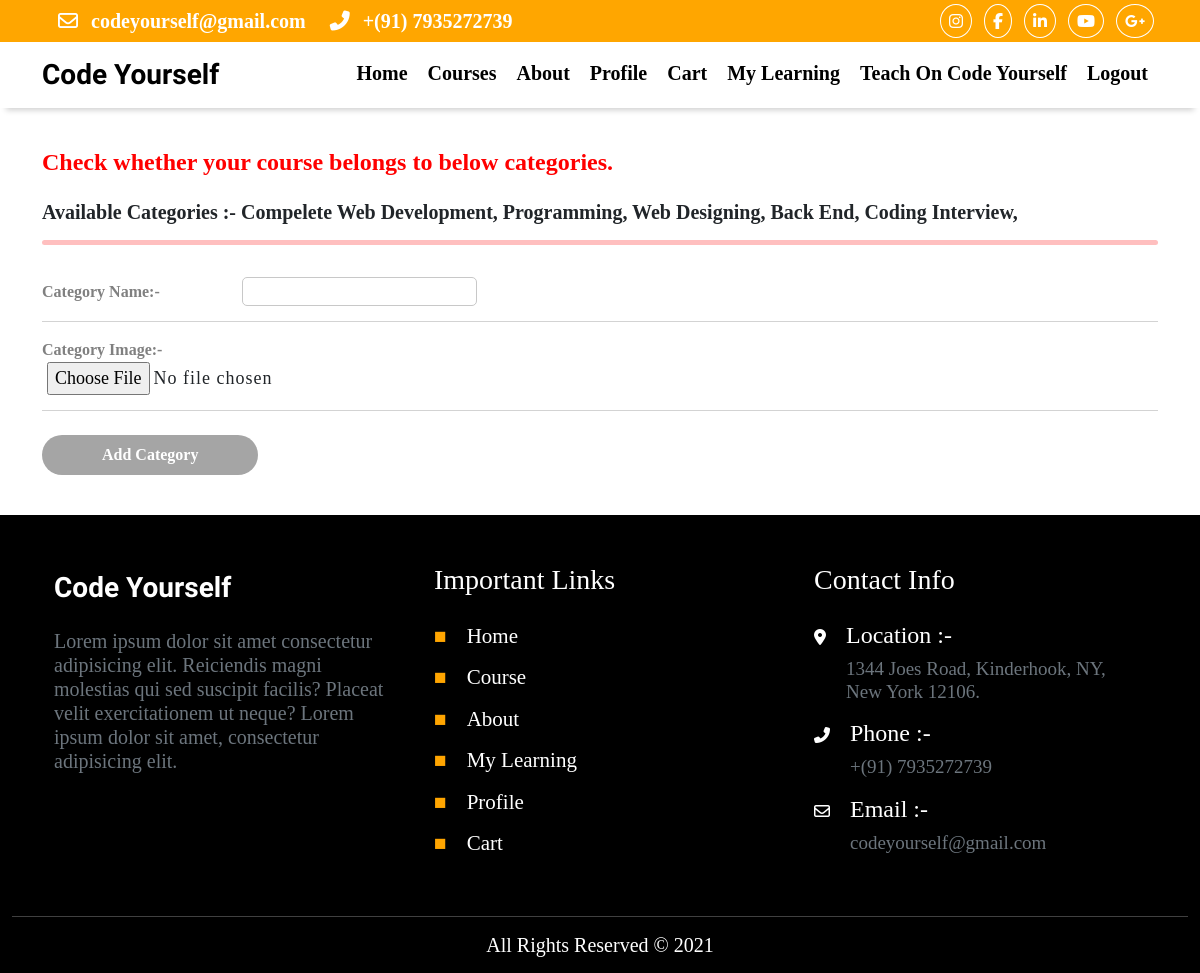
/instructor/addcategory/ (signed in), run on the app's committed database.
### course/models/category.py (models this page shows)
class CourseCategory(models.Model):
    course_id = models.IntegerField(unique=True, primary_key=True, auto_created=True, blank=True)
    course_name = models.CharField(max_length=100)
    course_image = models.ImageField(upload_to='files/course')
    def __str__(self):
        return self.course_name

### instructor/views.py (the view)
# urls.py: path('addcategory/', views.addcategory, name='addcategory'),
def addcategory(request):
    if request.user.is_authenticated:
        try:
            verify = instructorapply.objects.get(user=request.user)
        except:
            verify = None
        if verify:
            if verify.status == "Accepted":
                categories = CourseCategory.objects.all()
                if request.method == "POST":
                    form = CategoryForm(request.POST,request.FILES)
                    if form.is_valid():
                        form.save()
                        return redirect('addcourse')
                else:
                    form = CategoryForm(initial={'instructor': request.user})
                return render(request, 'instructor/addcategory.html',{"form":form, "categories":categories})
        messages.error(request, 'You are not instructor to add course category on code yourself.')
        return redirect("home")
    messages.info(request, "Login required.")
    return redirect("login")

### instructor/forms.py
class CategoryForm(forms.ModelForm):
    class Meta:
        model = CourseCategory
        fields = ['course_name','course_image']
        labels = {"course_name": 'Category Name',"course_image":"Category Image"}

### instructor/templates/instructor/addcategory.html (shortened to what this page needs)
{% extends 'course/base.html' %}
{% load static %}
{% block CustomStyles %}
    <link rel="stylesheet" href="{% static 'css/addcourse.css' %}">
{% endblock CustomStyles %}
{% block Content %}
    <div class="container my-4 py-3">
        <h4 class="fw-bold text_red mb-4">Check whether your course belongs to below categories.</h4>
        <h5 class="fw-bold">Available Categories :-
            {% for category in categories %}
                {{category}},
            {% endfor %}
        </h5>
        <hr style="color: red; height: 5px; border-radius: 10px;">
        <form action="" method="POST" novalidate class="mt-2" enctype="multipart/form-data">
            {% for fm in form %}
                <div class="d-block fields py-3 id_{{fm.name}}">
                    <label for=id_{{fm.name}} class=id_{{fm.name}}>{{fm.label_tag|striptags}}- </label>{{fm}}
                </div>
            {% endfor %}
            <button type="submit" class="d-block mt-4">Add Category</button>
        </form>
    </div>
{% endblock Content %}

### course/static/css/base.css (style rules this page uses)
* { margin: 0; padding: 0; box-sizing: border-box; font-family: 'Times New Roman', Times, serif; }
.text_red, .text_error { color: red; }

### course/static/css/addcourse.css (style rules this page uses)
form label { color:gray; font-weight: bold; }
form input, select { border: 1px solid rgb(200, 200, 200); outline: none; font-size: 18px; letter-spacing: 1px; border-radius: 5px; padding: 0 5px; }
form input[type="file"] { border: none; width: 100%; }
.fields { position: relative; }
.fields::after { content: ""; width: 100%; height: 1px; background-color: lightgrey; position: absolute; bottom: 0; left: 0; }
form button { border: none; background-color: rgb(165, 165, 165); padding: 8px 60px; text-align: center; margin-top: 20px; border-radius: 50px; color: white; font-weight: 700; outline: none!important; }
form label { width: 200px; }
form input { margin-right: 20px; }

### data on the page
CourseCategory: course_name "Compelete Web Development"
CourseCategory: course_name "Programming"
CourseCategory: course_name "Web Designing"
CourseCategory: course_name "Back End"
CourseCategory: course_name "Coding Interview"

### other printed values
{{ fm.label_tag|striptags }} "Category Name:" "Category Image:"
